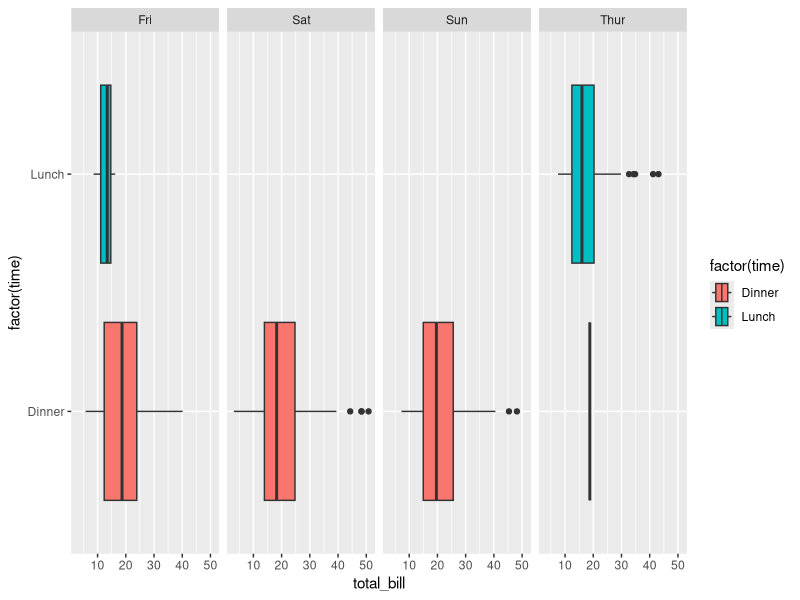

The R source for this figure:
library(ggplot2)
library(reshape2)

ggplot(tips, aes(x = total_bill, y = factor(time), fill = factor(time))) +
  geom_boxplot() +
  facet_grid(cols = vars(day))
